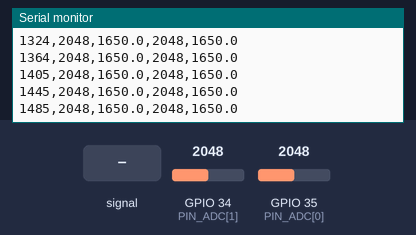
Simulated run of this sketch. Board: ESP32. On the bench: the last lines printed to the serial monitor. Inputs (shaded band) come from the test bench; at power-on: GPIO 34 (PIN_ADC[1]) = 2048, GPIO 35 (PIN_ADC[0]) = 2048 (analog values on the 0–4095 scale).

Above: at 1.5 s.
1.6 s: GPIO 34 (PIN_ADC[1]) fed a 200 Hz sine of ±327 counts around its level
At 1.63 s:
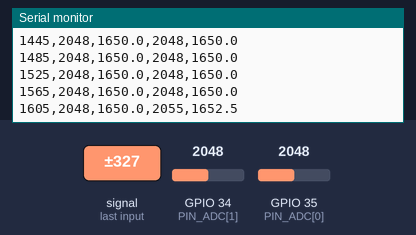
3.1 s: GPIO 34 (PIN_ADC[1]) set to 2866
At 3.11 s:
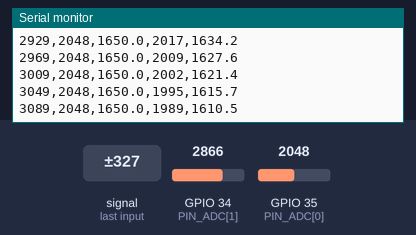
4.6 s: GPIO 35 (PIN_ADC[0]) set to 2866
At 4.6 s:
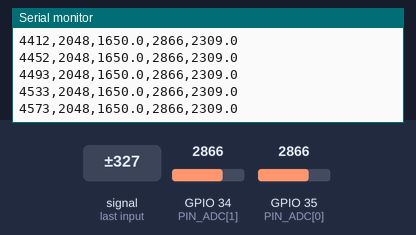
6.1 s: GPIO 34 (PIN_ADC[1]) set to 3603
At 6.12 s:
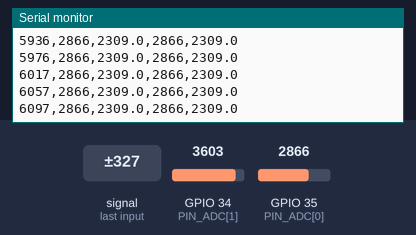
7.6 s: GPIO 35 (PIN_ADC[0]) set to 3603
At 7.61 s:
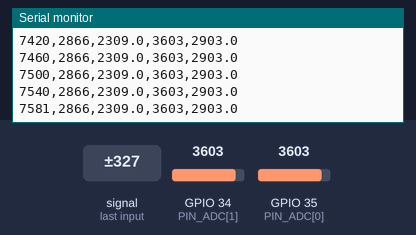
Timing chart, 0 to 10.1 s (numbered marks = the images above; inputs shaded):
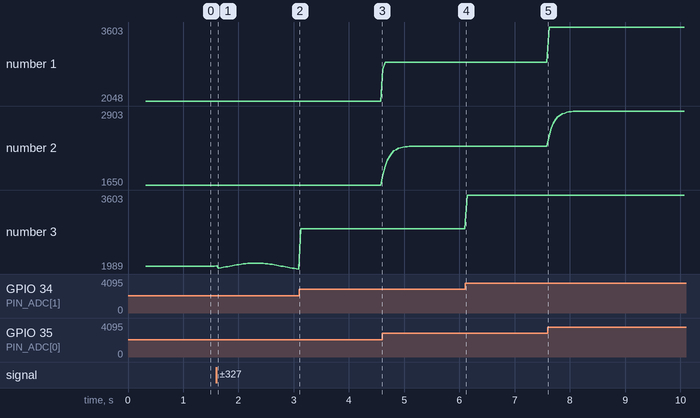

Measured:
- after the input at 1.6 s, the serial monitor: prints a new line at once (image 1)
- plotted number 3: 2048 → 1989 after the input at 1.6 s

The sketch:

fsr_stream.ino
```cpp
/* ============================================================================
   fsr_stream.ino  -  Adquisicion de 2 sensores FSR402 en ESP32 DevKit
   ----------------------------------------------------------------------------
   Proyecto: calibracion de FSR contra bascula (gramos).

   CONEXIONES (topologia "FSR arriba"):
       3V3 --- [ FSR ] ---+--- [ R_FIXED ] --- GND
                          |
                        GPIO (ADC)

     R_FIXED = 1.67 kohm (ejemplo: 10k || 2k = 1667 ohm nominal).
     Mide tu resistencia real y pasala al PC con --r-fixed. Si quieres que
     la cabecera lo refleje, cambia R_FIXED_OHMS mas abajo.

     Al presionar, R_FSR baja  ->  V_nodo SUBE.
     R_FSR = R_FIXED * (VCC - V_nodo) / V_nodo

   CANALES (igual que el sketch de prueba original):
       S3 -> GPIO35   (ADC1_CH7)
       S4 -> GPIO34   (ADC1_CH6)

   POR QUE ESTOS PINES:
     GPIO32..GPIO39 son ADC1. ADC1 no comparte recursos con el radio WiFi,
     asi que la lectura no se corrompe aunque el WiFi este activo.
     GPIO34..GPIO39 son solo-entrada: perfecto para ADC (no hacen falta
     resistencias pull-up ni salidas digitales).

   SALIDA (115200 baudios, CSV plano, 25 Hz):
       # ch0=S3 ch1=S4 r_fixed=1667.00 vcc=3.30 topologia=fsr_to_vcc oversample=32 hz=25 fw=1.1 modelo=tabla_loglog
       # ms,raw0,mv0,raw1,mv1,g0,g1
       12345,1534,1234.5,1480,1190.2,0.0,0.0
       ...

     Las lineas que empiezan con '#' son metadatos/comentarios: el programa
     del PC las ignora. Si ves el CSV en el Monitor Serie, pon el baudrate
     correcto (115200) o veras caracteres basura.

   MODELO DE GRAMOS (calibration.h, local):
     pc/fit.py genera calibration.h con una tabla (log10 R, log10 g) por
     canal. Ese archivo NO se versiona: cada usuario tiene la suya. Si existe,
     el firmware interpola linealmente en log-log, exactamente igual que
     pc/model.py, y anade g0,g1 al final del CSV. Si no existe, el sketch
     compila igual y emite solo raw/mv. Fuerza EMIT_GRAMS 0 para volver al
     formato de la version 1.0.
   ========================================================================== */

// ---------------------------------------------------------------------------
// 1. CONFIGURACION  (lo unico que deberias tocar)
// ---------------------------------------------------------------------------

#define FW_VERSION "1.1"

// Tabla de calibracion generada por pc/fit.py. Es local: no se versiona.
// Si el archivo existe se usa; si no, el sketch compila igual y emite solo
// raw/mv. Tambien puedes forzar EMIT_GRAMS 0 para el CSV de la version 1.0.
#if defined(__has_include)
#  if __has_include("calibration.h")
#    include "calibration.h"
#    define HAVE_CAL_TABLE 1
#  endif
#endif
#ifndef HAVE_CAL_TABLE
#  define HAVE_CAL_TABLE 0
#endif

#ifndef EMIT_GRAMS
#  define EMIT_GRAMS HAVE_CAL_TABLE
#endif

#if !HAVE_CAL_TABLE
// Sin tabla no hay gramos, pero el stub mantiene el codigo compilable si
// alguien fuerza EMIT_GRAMS 1.
static inline float cal_grams(uint8_t, float) { return NAN; }
#endif

// Cuantos sensores y en que pines (orden = orden de las columnas del CSV)
static const uint8_t N_CH = 2;
static const uint8_t PIN_ADC[N_CH] = { 35, 34 };          // S3, S4
static const char*   CH_NAME[N_CH] = { "S3", "S4" };

// Resistencia fija del divisor, en ohmios. Valor de ejemplo: 10k || 2k =
// 1667 ohm nominales. Mide la tuya y pasala al PC con --r-fixed.
// Solo es informativo: la conversion real la hace calibration.h (o el PC).
static const float R_FIXED_OHMS = 1667.0f;

// Voltaje nominal del riel de 3V3. Mide el tuyo con multimetro con el USB
// conectado y pasalo al PC con --vcc; de ahi depende el calculo de R.
// Solo es informativo: la conversion real la hace calibration.h (o el PC).
static const float VCC_VOLTS = 3.30f;

// Topologia del divisor:
//   true  -> 3V3 -> FSR -> nodo -> R_FIXED -> GND     (V sube al presionar)
//   false -> 3V3 -> R_FIXED -> nodo -> FSR -> GND     (V baja al presionar)
static const bool FSR_TO_VCC = true;

// Promedio movil exponencial aplicado a la tension (0..1).
// Mas pequeno = mas suave pero mas lento. 0.30 ~ 4-5 muestras de constante.
static const float EMA_ALPHA = 0.30f;

// Muestreo
static const uint16_t OVERSAMPLE = 32;   // lecturas ADC promediadas por muestra
static const uint8_t  REPORT_HZ  = 25;   // lineas por segundo enviadas al PC

// Reimprimir la cabecera cada N segundos (util si reconectas el monitor
// sin resetear la placa). 0 = solo al arrancar.
static const uint16_t HEADER_EVERY_S = 30;

// ---------------------------------------------------------------------------
// 2. ESTADO INTERNO
// ---------------------------------------------------------------------------

static uint32_t next_report_us = 0;
static uint32_t last_header_ms = 0;
static float    ema_mv[N_CH];
static bool     ema_ready = false;

// ---------------------------------------------------------------------------
// 3. UTILIDADES
// ---------------------------------------------------------------------------

static void print_header() {
  Serial.print(F("# "));
  for (uint8_t i = 0; i < N_CH; i++) {
    Serial.print(F("ch"));
    Serial.print(i);
    Serial.print('=');
    Serial.print(CH_NAME[i]);
    Serial.print(' ');
  }
  Serial.print(F("r_fixed="));
  Serial.print(R_FIXED_OHMS, 2);
  Serial.print(F(" vcc="));
  Serial.print(VCC_VOLTS, 2);
  Serial.print(F(" topologia="));
  Serial.print(FSR_TO_VCC ? F("fsr_to_vcc") : F("fsr_to_gnd"));
  Serial.print(F(" oversample="));
  Serial.print(OVERSAMPLE);
  Serial.print(F(" hz="));
  Serial.print(REPORT_HZ);
  Serial.print(F(" fw="));
  Serial.print(F(FW_VERSION));
  Serial.print(F(" modelo="));
#if HAVE_CAL_TABLE
  Serial.println(F("tabla_loglog"));
#else
  Serial.println(F("sin_tabla"));
#endif

  Serial.print(F("# ms"));
  for (uint8_t i = 0; i < N_CH; i++) {
    Serial.print(F(",raw"));
    Serial.print(i);
    Serial.print(F(",mv"));
    Serial.print(i);
  }
#if EMIT_GRAMS
  for (uint8_t i = 0; i < N_CH; i++) {
    Serial.print(F(",g"));
    Serial.print(i);
  }
#endif
  Serial.println();
}

// Lee una rafaga de OVERSAMPLE muestras y devuelve:
//   - el promedio crudo del ADC (counts, 0..4095)
//   - el promedio en milivoltios YA CALIBRADO por la fabrica del chip
//
// analogReadMilliVolts() usa la curva de calibracion que Espressif graba en
// la eFuse de cada ESP32. Es bastante mejor que hacer raw*3300/4095, sobre
// todo cerca de los extremos del rango.

static void read_burst(uint8_t pin, float& raw_avg, float& mv_avg) {
  uint32_t raw_sum = 0;
  uint32_t mv_sum  = 0;

  // Descartar la primera conversion: tras cambiar de canal el sample&hold
  // del ADC necesita asentarse.
  (void)analogRead(pin);
  (void)analogReadMilliVolts(pin);

  for (uint16_t i = 0; i < OVERSAMPLE; i++) {
    raw_sum += (uint32_t)analogRead(pin);
    mv_sum  += analogReadMilliVolts(pin);
  }

  raw_avg = (float)raw_sum / (float)OVERSAMPLE;
  mv_avg  = (float)mv_sum / (float)OVERSAMPLE;
}

// ---------------------------------------------------------------------------
// 4. SETUP
// ---------------------------------------------------------------------------

void setup() {
  Serial.begin(115200);
  // En placas con USB-CDC nativo esto evita perder las primeras lineas.
  delay(300);

  analogReadResolution(12);           // 0..4095
  for (uint8_t i = 0; i < N_CH; i++) {
    pinMode(PIN_ADC[i], INPUT);       // GPIO34/35 ya son solo-entrada
    // Atenuacion 11 dB: rango nominal 0..3.1 V (zona fiable ~0.15..2.45 V).
    analogSetPinAttenuation(PIN_ADC[i], ADC_11db);
  }

  print_header();

  Serial.print(F("# listo: "));
  Serial.print(N_CH);
  Serial.println(F(" canales"));
}

// ---------------------------------------------------------------------------
// 5. LOOP
// ---------------------------------------------------------------------------

void loop() {
  // Planificacion no bloqueante: el periodo se mantiene aunque el bucle
  // tarde algo mas en una iteracion (delay() acumularia error).
  const uint32_t period_us = 1000000UL / REPORT_HZ;
  uint32_t now_us = micros();
  if ((int32_t)(now_us - next_report_us) < 0) {
    return;
  }
  next_report_us = now_us + period_us;

  float raw[N_CH];
  float mv[N_CH];

  for (uint8_t i = 0; i < N_CH; i++) {
    read_burst(PIN_ADC[i], raw[i], mv[i]);

    if (!ema_ready) {
      ema_mv[i] = mv[i];
    } else {
      ema_mv[i] = EMA_ALPHA * mv[i] + (1.0f - EMA_ALPHA) * ema_mv[i];
    }
  }
  ema_ready = true;

  // Cabecera periodica (opcional)
  if (HEADER_EVERY_S > 0) {
    uint32_t now_ms = millis();
    if (now_ms - last_header_ms >= (uint32_t)HEADER_EVERY_S * 1000UL) {
      last_header_ms = now_ms;
      print_header();
      return;
    }
  }

  // ---- linea CSV ----
  // Formato: ms,raw0,mv0,raw1,mv1[,g0,g1]
  // Los gramos van al final para que los parsers viejos (que esperan
  // 1+2*N campos) sigan funcionando ignorando las columnas extra.
  Serial.print(millis());
  for (uint8_t i = 0; i < N_CH; i++) {
    Serial.print(',');
    Serial.print((int)(raw[i] + 0.5f));
    Serial.print(',');
    Serial.print(ema_mv[i], 1);   // 1 decimal ~ 0.1 mV
  }
#if EMIT_GRAMS
  for (uint8_t i = 0; i < N_CH; i++) {
    Serial.print(',');
    const float g = cal_grams(i, ema_mv[i]);
    if (isnan(g)) {
      Serial.print(F("nan"));
    } else {
      Serial.print(g, 1);         // 1 decimal ~ 0.1 g
    }
  }
#endif
  Serial.println();
}
```
